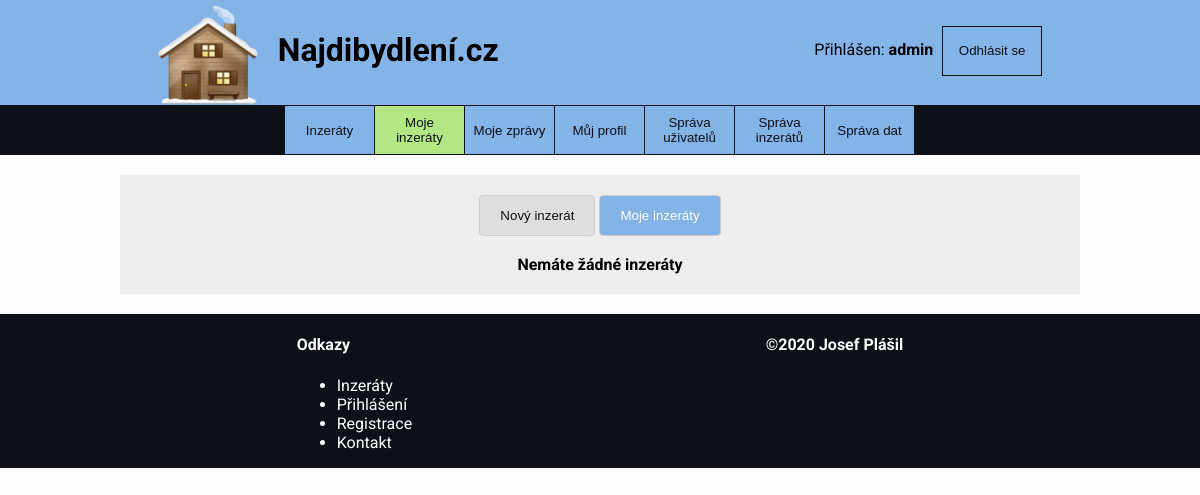
Page /index.php?page=my_ads (signed in) on the earlier database version.
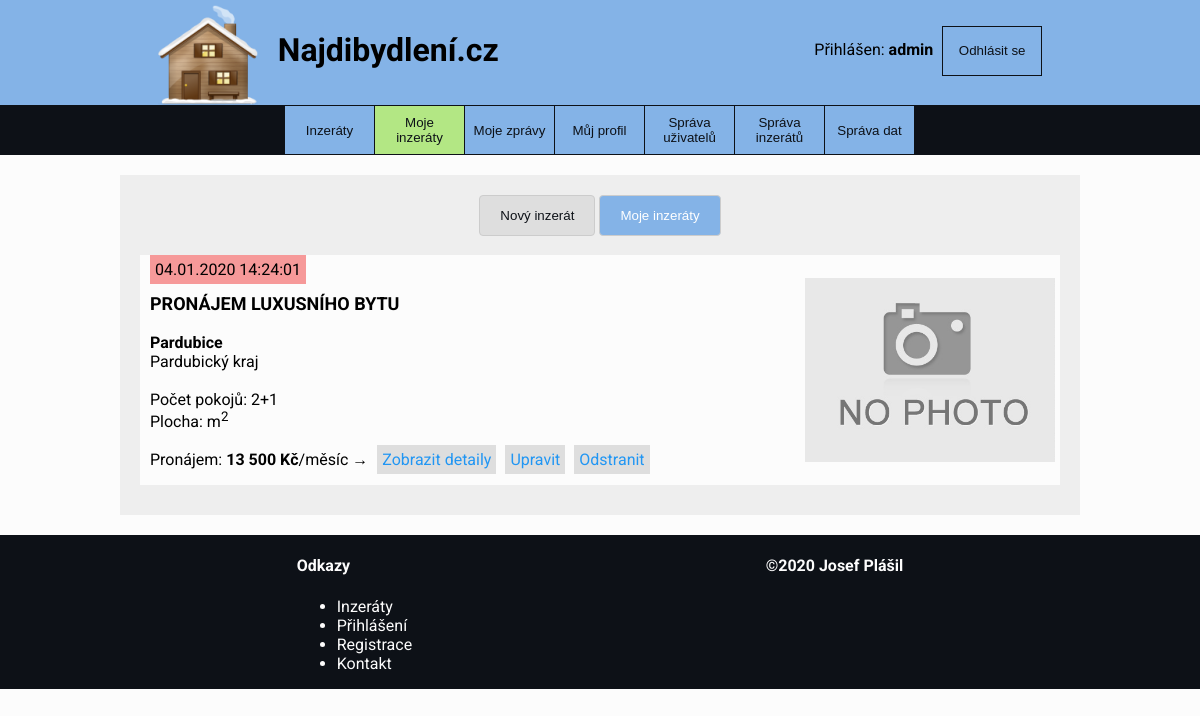
Same page on the later database version.
### tables this page shows
CREATE TABLE IF NOT EXISTS `items` (
                                                `item_id` INT(5) NOT NULL AUTO_INCREMENT,
                                                `publication_date` DATETIME NOT NULL,
                                                `modification_date` DATETIME NULL,
                                                `price` INT(7) NOT NULL,
                                                `users_user_id` INT(6) NOT NULL,
                                                `categories_category_id` INT(2) NOT NULL,
                                                `title` VARCHAR(45) NOT NULL,
                                                `description` TEXT NOT NULL,
                                                `rooms_room_id` INT(2) NOT NULL,
                                                `cities_city_id` INT NOT NULL,
                                                `type` VARCHAR(45) NOT NULL,
                                                PRIMARY KEY (`item_id`),
                                                INDEX `fk_ITEM_USERS1_idx` (`users_user_id` ASC),
                                                INDEX `fk_ITEM_CATEGORY1_idx` (`categories_category_id` ASC),
                                                INDEX `fk_ITEMS_ROOMS1_idx` (`rooms_room_id` ASC),
                                                INDEX `fk_items_cities1_idx` (`cities_city_id` ASC),
                                                CONSTRAINT `fk_ITEM_USERS1`
                                                    FOREIGN KEY (`users_user_id`)
                                                        REFERENCES `users` (`user_id`)
                                                        ON DELETE NO ACTION
                                                        ON UPDATE NO ACTION,
                                                CONSTRAINT `fk_ITEM_CATEGORY1`
                                                    FOREIGN KEY (`categories_category_id`)
                                                        REFERENCES `categories` (`category_id`)
                                                        ON DELETE NO ACTION
                                                        ON UPDATE NO ACTION,
                                                CONSTRAINT `fk_ITEMS_ROOMS1`
                                                    FOREIGN KEY (`rooms_room_id`)
                                                        REFERENCES `rooms` (`room_id`)
                                                        ON DELETE NO ACTION
                                                        ON UPDATE NO ACTION,
                                                CONSTRAINT `fk_items_cities1`
                                                    FOREIGN KEY (`cities_city_id`)
                                                        REFERENCES `cities` (`city_id`)
                                                        ON DELETE NO ACTION
                                                        ON UPDATE NO ACTION);

CREATE TABLE IF NOT EXISTS `cities` (
                                                 `city_id` INT NOT NULL AUTO_INCREMENT,
                                                 `name` VARCHAR(45) NOT NULL,
                                                 `regions_region_id` INT NOT NULL,
                                                 PRIMARY KEY (`city_id`),
                                                 INDEX `fk_cities_regions1_idx` (`regions_region_id` ASC),
                                                 CONSTRAINT `fk_cities_regions1`
                                                     FOREIGN KEY (`regions_region_id`)
                                                         REFERENCES `regions` (`region_id`)
                                                         ON DELETE NO ACTION
                                                         ON UPDATE NO ACTION);

CREATE TABLE IF NOT EXISTS `regions` (
                                                  `region_id` INT(2) NOT NULL AUTO_INCREMENT,
                                                  `name` VARCHAR(75) NOT NULL,
                                                  PRIMARY KEY (`region_id`));

CREATE TABLE IF NOT EXISTS `rooms` (
                                                `room_id` INT(2) NOT NULL AUTO_INCREMENT,
                                                `name` VARCHAR(10) NOT NULL,
                                                PRIMARY KEY (`room_id`));

### data/function.php (called while the page is built, shortened)
<?php
$dbServername = "localhost";
$dbUsername = "root";
$dbPassword = "Database1001";
$dbName = 'db_dev';
function getItemsByUserId($userId) {
    global $dbServername, $dbUsername, $dbPassword, $dbName;
    $conn = new mysqli($dbServername, $dbUsername, $dbPassword, $dbName);
    $sql = "SELECT item_id, publication_date, modification_date, price, area, users.username,users.email, categories.name AS category,
       title, items.description, cities.name AS city, regions.name AS region, rooms.name AS room, type FROM items
                JOIN users ON items.USERS_user_id=user_id
                JOIN categories ON items.categories_category_id = categories.category_id
                JOIN cities ON items.cities_city_id = cities.city_id
                JOIN regions on cities.regions_region_id = region_id
                LEFT JOIN rooms on items.ROOMS_room_id = room_id
                WHERE users_user_id = $userId
                ORDER BY modification_date DESC";
    return $conn->query($sql);
}
function getPictures($id) {
    global $dbServername, $dbUsername, $dbPassword, $dbName;
    $conn = new mysqli($dbServername, $dbUsername, $dbPassword, $dbName);
    $sql = "SELECT * FROM images WHERE items_item_id = $id";
    return $conn->query($sql);
}

### page/my_ads.php (shortened to what the changed rows need)
<?php
$actualUserId = '';
if (isset($_SESSION["user_id"])) {
    $actualUserId = $_SESSION["user_id"];
}
$userItems = getItemsByUserId($actualUserId);
?>
<div class="full-width-wrapper">
    <div class="flex-wrap">
        <div class="item-details">
            <br><br>
            <div id="user-items-list">
            <?php
                if ($userItems->num_rows > 0) {
                    while ($rowUserItems = $userItems->fetch_assoc()) {
                        $itemId = $rowUserItems["item_id"];
                        try {
                            $modificationDate = date_format(new DateTime($rowUserItems["modification_date"]), "d.m.Y H:i:s");
                        } catch (Exception $e){echo 'Message: ' .$e->getMessage();}
                        $price = number_format($rowUserItems["price"], 0, '.', ' ');
                        $area = $rowUserItems["area"];
                        $title = $rowUserItems["title"];
                        $city = $rowUserItems["city"];
                        $region = $rowUserItems["region"];
                        $room = $rowUserItems["room"];
                        $type = $rowUserItems["type"];
                        $pictures = getPictures($itemId);
            ?>
                        <div class="user-item-row">
                        <?php
                        echo "
                            <div class='information'>
                            <span class='item-date'>$modificationDate</span><br><br>
                            <span class='item-title'>$title</span><br><br>
                            <span><b>$city</b></span><br>
                            <span>$region</span><br><br>
                            <span>Počet pokojů: $room</span><br>
                            <span>Plocha: $area m<sup>2</sup></span><br><br>
                        ";
                        if ($type == 'Pronájem'){
                            echo "<span>Pronájem: <b>$price Kč</b>/měsíc</span>";
                        } else if ($type == 'Prodej') {
                            echo "<span>Prodej: <b>$price Kč</b></span>";
                        }
                        echo "
                            &rarr; <a class=\"information-link\" href=\"?page=details&item=$itemId\">Zobrazit&nbsp;detaily</a>
                            <a class=\"information-link\" href=\"?page=edit_ad&item=$itemId\">Upravit</a>
                            <a class=\"information-link\" href=\"?page=delete_ad&item=$itemId\" onclick=\"return confirm('Opravdu chcete inzerát smazat?')\">Odstranit</a>
                        </div>
                        ";
                        if ($pictures->num_rows > 0) {
                            $rowPicture = $pictures->fetch_assoc();
                            $pictureId = $rowPicture["image_id"];
                            $pictureName = $rowPicture["name"];
                            $picturePath = $rowPicture["path"];
                            echo "
                                <div class='image-container'>
                                    <img src= '$picturePath' alt='$pictureName'>
                                </div>
                            ";
                        } else {
                            echo "
                                <div class='image-container'>
                                    <img src= './img/no-image.PNG' alt='no-image'>
                                </div>
                            ";
                        }
                        ?>
                        </div>
                        <?php
                    }
                } else {
                    echo "<b>Nemáte žádné inzeráty</b>";
                }
                ?>
            </div>
        </div>
    </div>
</div>

Differences in the rows shown:
added items: modification_date "04.01.2020 14:24:01", title "PRONÁJEM LUXUSNÍHO BYTU", cities_city.name "Pardubice", regions.name "Pardubický kraj", rooms_room.name "2+1", price "13 500"
Other differences:
text no longer shown: "Nemáte žádné inzeráty"
